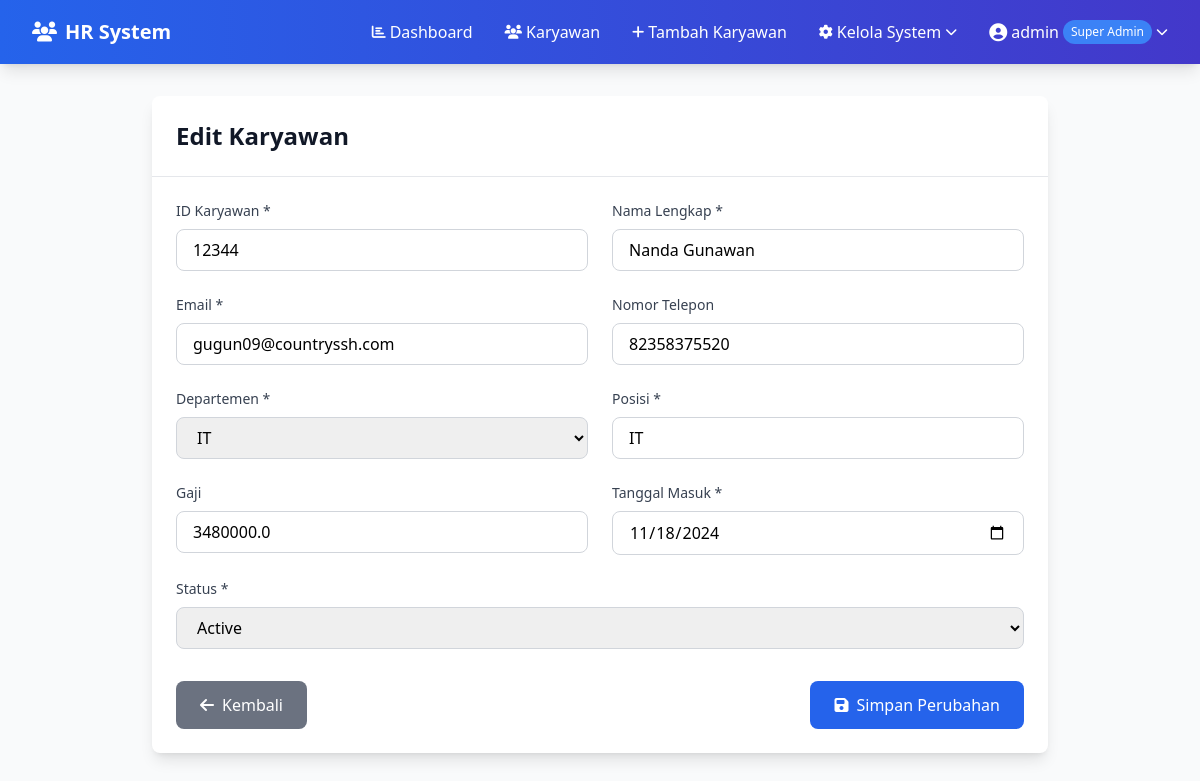
The page /employee/edit/1 (signed in) on the database its author committed.
### app.py (models this page shows, shortened)
class User(db.Model):
    id = db.Column(db.Integer, primary_key=True)
    username = db.Column(db.String(80), unique=True, nullable=False)
    email = db.Column(db.String(120), unique=True, nullable=False)
    password_hash = db.Column(db.String(120), nullable=False)
    role_id = db.Column(db.Integer, db.ForeignKey('role.id'), nullable=False, default=3)
    is_active = db.Column(db.Boolean, default=True)
    created_at = db.Column(db.DateTime, default=datetime.utcnow)
    def has_permission(self, permission):
        if not self.role_obj:
            return False
        return permission in (self.role_obj.permissions or [])

class Role(db.Model):
    id = db.Column(db.Integer, primary_key=True)
    name = db.Column(db.String(50), unique=True, nullable=False)
    description = db.Column(db.String(200))
    permissions = db.Column(db.JSON)
    is_protected = db.Column(db.Boolean, default=False)
    created_at = db.Column(db.DateTime, default=datetime.utcnow)
    users = db.relationship('User', backref='role_obj', lazy=True)

class Employee(db.Model):
    id = db.Column(db.Integer, primary_key=True)
    employee_id = db.Column(db.String(20), unique=True, nullable=False)
    name = db.Column(db.String(100), nullable=False)
    email = db.Column(db.String(120), unique=True, nullable=False)
    phone = db.Column(db.String(20))
    department = db.Column(db.String(50), nullable=False)
    position = db.Column(db.String(50), nullable=False)
    salary = db.Column(db.Float)
    hire_date = db.Column(db.Date, nullable=False)
    status = db.Column(db.String(20), default='Active')
    user_id = db.Column(db.Integer, db.ForeignKey('user.id'), nullable=True)
    created_by = db.Column(db.Integer, db.ForeignKey('user.id'))
    created_at = db.Column(db.DateTime, default=datetime.utcnow)
    updated_at = db.Column(db.DateTime, default=datetime.utcnow, onupdate=datetime.utcnow)
    user_account = db.relationship('User', foreign_keys=[user_id], backref='employee_profile')
    creator = db.relationship('User', foreign_keys=[created_by])

### app.py (the view, shortened to what this page needs)
@app.route('/employee/edit/<int:id>', methods=['GET', 'POST'])
def edit_employee(id):
    if 'user_id' not in session:
        return redirect(url_for('login'))
    user = User.query.get(session['user_id'])
    if not user or (not user.has_permission('edit_employee') and not user.is_super_admin):
        flash('Anda tidak memiliki akses untuk mengedit karyawan!', 'error')
        return redirect(url_for('employees'))
    employee = Employee.query.get_or_404(id)
    return render_template('edit_employee.html', employee=employee)

### templates/edit_employee.html (shortened to what this page needs)
{% extends "base.html" %}
{% block content %}
<div class="max-w-4xl mx-auto">
    <div class="bg-white rounded-lg shadow-lg">
        <div class="p-6 border-b border-gray-200">
            <h4 class="text-2xl font-bold text-gray-900">Edit Karyawan</h4>
        </div>
        <div class="p-6">
            <form method="POST">
                <div class="grid grid-cols-1 md:grid-cols-2 gap-6">
                    <div>
                        <label for="employee_id" class="block text-sm font-medium text-gray-700 mb-2">ID Karyawan *</label>
                        <input type="text" class="w-full px-4 py-2 border border-gray-300 rounded-lg focus:ring-2 focus:ring-blue-500 focus:border-blue-500"
                               id="employee_id" name="employee_id" value="{{ employee.employee_id }}" required>
                    </div>
                    <div>
                        <label for="name" class="block text-sm font-medium text-gray-700 mb-2">Nama Lengkap *</label>
                        <input type="text" class="w-full px-4 py-2 border border-gray-300 rounded-lg focus:ring-2 focus:ring-blue-500 focus:border-blue-500"
                               id="name" name="name" value="{{ employee.name }}" required>
                    </div>
                </div>
                <div class="grid grid-cols-1 md:grid-cols-2 gap-6 mt-6">
                    <div>
                        <label for="email" class="block text-sm font-medium text-gray-700 mb-2">Email *</label>
                        <input type="email" class="w-full px-4 py-2 border border-gray-300 rounded-lg focus:ring-2 focus:ring-blue-500 focus:border-blue-500"
                               id="email" name="email" value="{{ employee.email }}" required>
                    </div>
                    <div>
                        <label for="phone" class="block text-sm font-medium text-gray-700 mb-2">Nomor Telepon</label>
                        <input type="text" class="w-full px-4 py-2 border border-gray-300 rounded-lg focus:ring-2 focus:ring-blue-500 focus:border-blue-500"
                               id="phone" name="phone" value="{{ employee.phone or '' }}">
                    </div>
                </div>
                <div class="grid grid-cols-1 md:grid-cols-2 gap-6 mt-6">
                    <div>
                        <label for="department" class="block text-sm font-medium text-gray-700 mb-2">Departemen *</label>
                        <select class="w-full px-4 py-2 border border-gray-300 rounded-lg focus:ring-2 focus:ring-blue-500 focus:border-blue-500"
                                id="department" name="department" required>
                            <option value="IT" {% if employee.department == 'IT' %}selected{% endif %}>IT</option>
                        </select>
                    </div>
                    <div>
                        <label for="position" class="block text-sm font-medium text-gray-700 mb-2">Posisi *</label>
                        <input type="text" class="w-full px-4 py-2 border border-gray-300 rounded-lg focus:ring-2 focus:ring-blue-500 focus:border-blue-500"
                               id="position" name="position" value="{{ employee.position }}" required>
                    </div>
                </div>
                <div class="grid grid-cols-1 md:grid-cols-2 gap-6 mt-6">
                    <div>
                        <label for="salary" class="block text-sm font-medium text-gray-700 mb-2">Gaji</label>
                        <input type="number" class="w-full px-4 py-2 border border-gray-300 rounded-lg focus:ring-2 focus:ring-blue-500 focus:border-blue-500"
                               id="salary" name="salary" value="{{ employee.salary or '' }}" step="0.01">
                    </div>
                    <div>
                        <label for="hire_date" class="block text-sm font-medium text-gray-700 mb-2">Tanggal Masuk *</label>
                        <input type="date" class="w-full px-4 py-2 border border-gray-300 rounded-lg focus:ring-2 focus:ring-blue-500 focus:border-blue-500"
                               id="hire_date" name="hire_date" value="{{ employee.hire_date }}" required>
                    </div>
                </div>
                <div class="mt-6">
                    <label for="status" class="block text-sm font-medium text-gray-700 mb-2">Status *</label>
                    <select class="w-full px-4 py-2 border border-gray-300 rounded-lg focus:ring-2 focus:ring-blue-500 focus:border-blue-500"
                            id="status" name="status" required>
                        <option value="Active" {% if employee.status == 'Active' %}selected{% endif %}>Active</option>
                    </select>
                </div>
                <div class="flex justify-between mt-8">
                    <a href="{{ url_for('employees') }}" class="bg-gray-500 text-white px-6 py-3 rounded-lg hover:bg-gray-600 transition duration-200">
                        <i class="fas fa-arrow-left mr-2"></i>Kembali
                    </a>
                    <button type="submit" class="bg-blue-600 text-white px-6 py-3 rounded-lg hover:bg-blue-700 transition duration-200">
                        <i class="fas fa-save mr-2"></i>Simpan Perubahan
                    </button>
                </div>
            </form>
        </div>
    </div>
</div>
{% endblock %}

### templates/base.html (shortened to what this page needs)
<!DOCTYPE html>
<html lang="id">
<head>
    <script src="https://cdn.tailwindcss.com"></script>
    <link href="https://cdnjs.cloudflare.com/ajax/libs/font-awesome/6.4.0/css/all.min.css" rel="stylesheet">
</head>
<body class="bg-gray-50 min-h-screen">
    {% if session.user_id %}
    <nav class="bg-gradient-to-r from-blue-600 to-indigo-700 text-white shadow-lg">
        <div class="max-w-7xl mx-auto px-4 sm:px-6 lg:px-8">
            <div class="flex justify-between h-16">
                <div class="flex items-center">
                    <a href="{{ url_for('index') }}" class="flex items-center space-x-2 text-xl font-bold text-white hover:text-blue-200 transition duration-200">
                        <i class="fas fa-users"></i>
                        <span>HR System</span>
                    </a>
                </div>
                <div class="hidden md:flex items-center space-x-8">
                    <a href="{{ url_for('index') }}" class="text-white hover:text-blue-200 transition duration-200 flex items-center space-x-1">
                        <i class="fas fa-chart-bar text-sm"></i>
                        <span>Dashboard</span>
                    </a>
                    {% if 'view_employees' in session.permissions or session.is_super_admin %}
                    <a href="{{ url_for('employees') }}" class="text-white hover:text-blue-200 transition duration-200 flex items-center space-x-1">
                        <i class="fas fa-users text-sm"></i>
                        <span>Karyawan</span>
                    </a>
                    {% endif %}
                    {% if 'create_employee' in session.permissions or session.is_super_admin %}
                    <a href="{{ url_for('add_employee') }}" class="text-white hover:text-blue-200 transition duration-200 flex items-center space-x-1">
                        <i class="fas fa-plus text-sm"></i>
                        <span>Tambah Karyawan</span>
                    </a>
                    {% endif %}
                    {% if 'view_users' in session.permissions or session.is_super_admin %}
                    <div class="relative group">
                        <button class="text-white hover:text-blue-200 transition duration-200 flex items-center space-x-1">
                            <i class="fas fa-cog text-sm"></i>
                            <span>Kelola System</span>
                            <i class="fas fa-chevron-down text-xs"></i>
                        </button>
                    </div>
                    {% endif %}
                    <div class="relative group">
                        <button class="text-white hover:text-blue-200 transition duration-200 flex items-center space-x-1">
                            <i class="fas fa-user-circle text-lg"></i>
                            <span>{{ session.username }}</span>
                            <span class="text-xs bg-blue-500 px-2 py-1 rounded-full">{{ session.role }}</span>
                            <i class="fas fa-chevron-down text-xs"></i>
                        </button>
                    </div>
                </div>
            </div>
        </div>
    </nav>
    {% endif %}
    <main class="max-w-7xl mx-auto px-4 sm:px-6 lg:px-8 py-8">
        {% block content %}{% endblock %}
    </main>
</body>
</html>

### rows shown on the page
User: username "admin"
Role: role "Super Admin"
Employee: employee_id "12344", name "Nanda Gunawan", email "gugun09@countryssh.com", phone "82358375520", department "IT", position "IT", salary "3480000.0", hire_date "11/18/2024", status "Active"
